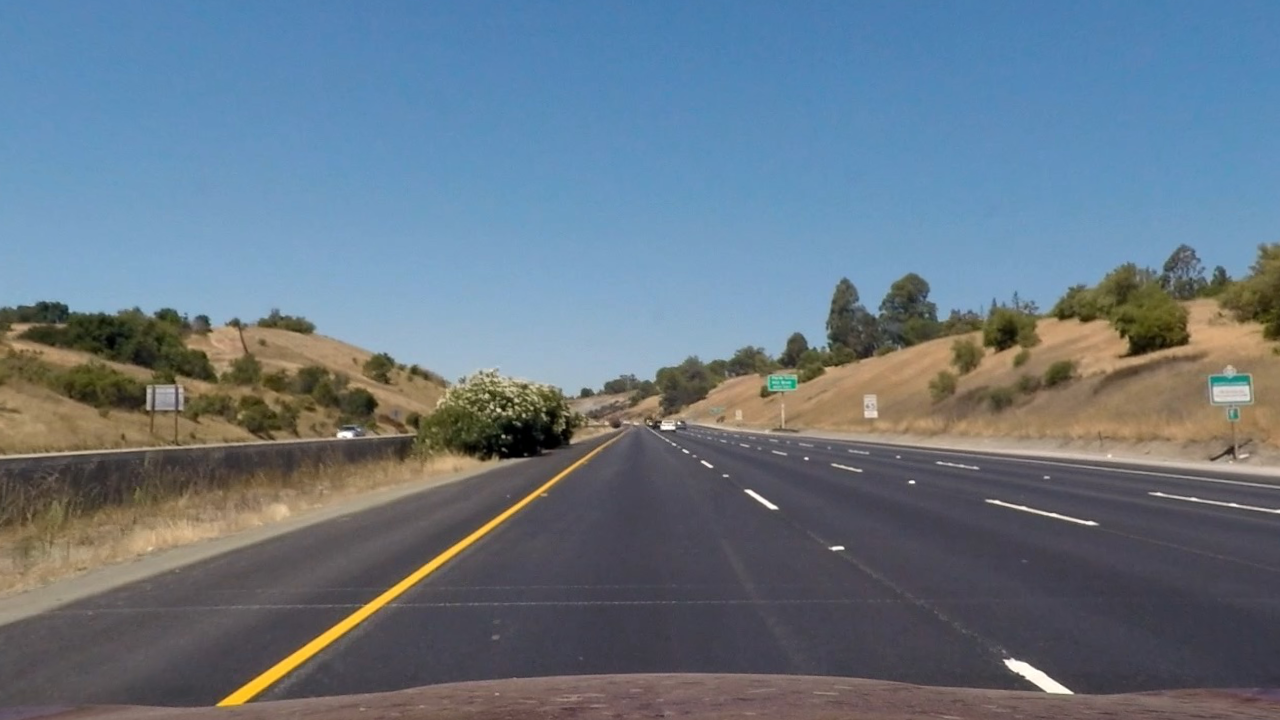
#> input picture output_images/straight_lines1_undistort.jpg, 1280 x 720 px; its folder holds only this picture in this run
$ jupyter execute --allow-errors project.ipynb   (shell and % lines are left out)   (older library calls are emulated)
#> lines starting #> are read from the running program, lines starting #| are printed output that depends on the picture
#> further down, image is the input picture: shape (720, 1280, 4) float32; mean R, G, B, A 0.406, 0.464, 0.516, 1
[cell 1]
import cv2
import glob
import numpy as np
from matplotlib import pyplot as plt

images=glob.glob('camera_cal/calibration*.jpg')

#camera calibration
nx=9
ny=6
objpoints = []
imgpoints = []

objp=np.zeros((nx*ny,3),np.float32)
objp[:,:2]=np.mgrid[0:nx,0:ny].T.reshape(-1,2) #x,y coord
#find points
for fname in images:
    img=cv2.imread(fname)
    gray = cv2.cvtColor(img, cv2.COLOR_BGR2GRAY)
    ret, corners = cv2.findChessboardCorners(gray, (nx,ny), None)
    if ret==True:
        imgpoints.append(corners)
        objpoints.append(objp)

#calibrate
#> (the rest of this cell did not finish here and is left out)

[cell 2]
#undistort example - calibration image
img=cv2.imread('camera_cal/calibration2.jpg')
#> (the rest of this cell did not finish here and is left out)

[cell 3]
#undistort example images
import matplotlib.image as mpimg
test_images=glob.glob('test_images/straight_lines*.jpg')
test_images+=glob.glob('test_images/test*.jpg')
i=0
for imname in test_images:
    image = mpimg.imread(imname)
    undist = cv2.undistort(image, mtx, dist, None, mtx)
    mpimg.imsave("output"+test_images[i][4:-4]+"_undistort.jpg",undist)
    i+=1

plt.figure(figsize=(10,5))
plt.subplot(1,2,1)
#> (the rest of this cell did not finish here and is left out)

[cell 4]
# binarization function
def imbinarize(image):

    #RGB
    R = image[:,:,0]
    G = image[:,:,1]
    B = image[:,:,2]
    rgb_thresh = (200, 255)
    binary = np.zeros_like(R)

    #gray
    gray = cv2.cvtColor(image, cv2.COLOR_RGB2GRAY)
    gray_thresh = (225, 255)

    #HLS
    hls = cv2.cvtColor(image, cv2.COLOR_RGB2HLS)
#> hls: shape (720, 1280, 3) float32; mean of channels 0, 1, 2 174.6, 0.5, 0.3
    H = hls[:,:,0]
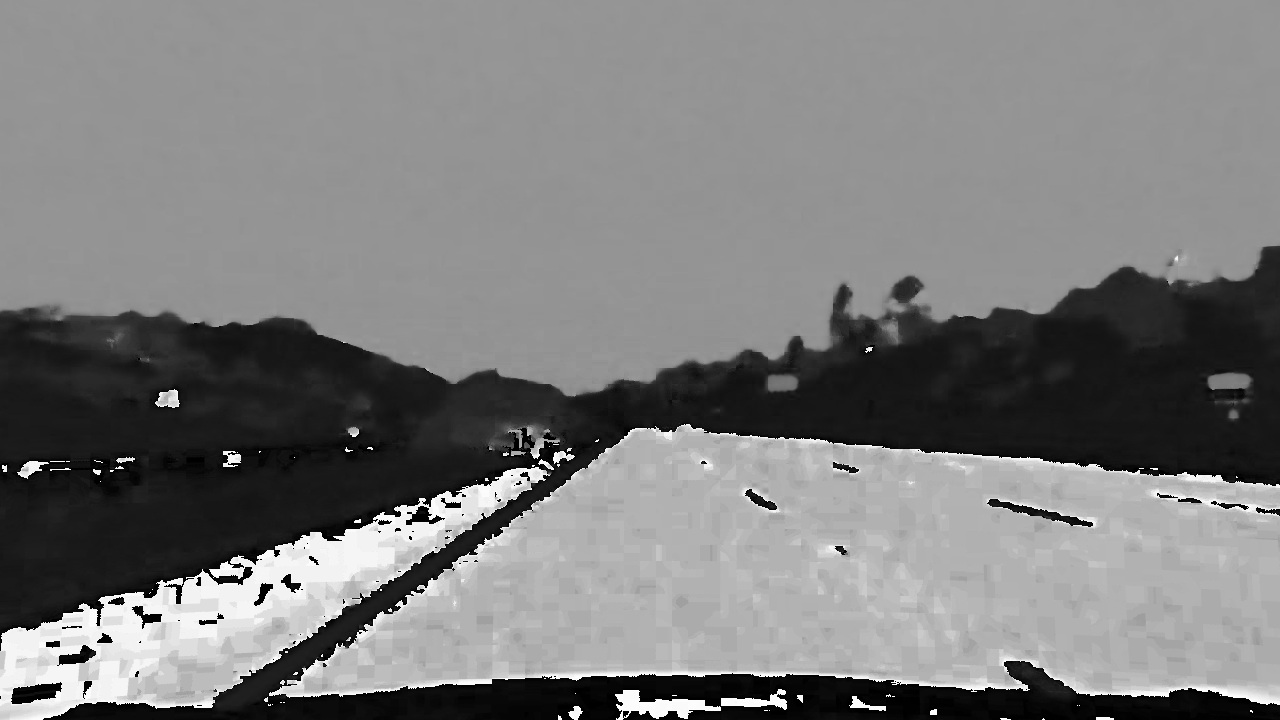
#> H: shape (720, 1280) float32; min 0, max 357.9, mean 174.5; drawn with min black and max white
    L = hls[:,:,1]
    S = hls[:,:,2]
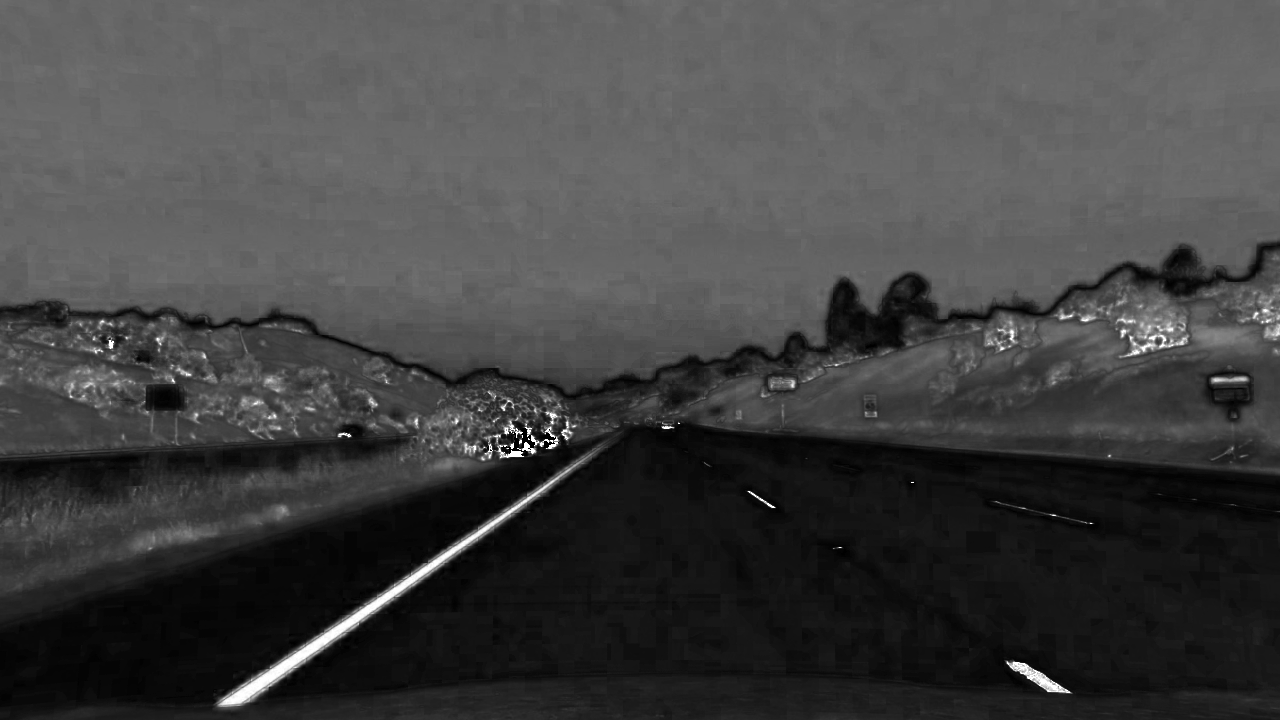
#> S: shape (720, 1280) float32; min 0, max 1, mean 0.261
    hls_thresh = (90, 255)

    binary[((R > rgb_thresh[0]) & (R <= rgb_thresh[1]))  &
           (((S > hls_thresh[0]) & (S <= hls_thresh[1])) | ((gray > gray_thresh[0]) & (gray <= gray_thresh[1]))) ] = 1
    return binary

[cell 5]
# binarization example
test_images=glob.glob('output_images/straight_lines*_undistort.jpg')
test_images+=glob.glob('output_images/test*_undistort.jpg')
#
plt.figure(figsize=(10,20))
i=0
for imname in test_images:
    image = mpimg.imread(imname)
    binary = imbinarize(image)
#> binary: shape (720, 1280) float32; every value is 0
    plt.subplot(8,2,i*2+1)
    plt.imshow(image)
    plt.subplot(8,2,i*2+2)
    plt.imshow(binary,cmap='Greys_r')
    #
    mpimg.imsave(test_images[i][:-14]+"_binary.jpg",binary,cmap='Greys_r')
    i+=1

[cell 6]
#perspective transform definition
img_size=image.shape[-2::-1]
#> img_size = (1280, 720)
#
src = np.float32(
    [[(img_size[0] / 2) - 63, img_size[1] / 2 + 100],
     [((img_size[0] / 6) - 10), img_size[1]],
     [(img_size[0] * 5 / 6) + 60, img_size[1]],
     [(img_size[0] / 2 + 63), img_size[1] / 2 + 100]])
dst = np.float32(
    [[(img_size[0] / 4), 0],
     [(img_size[0] / 4), img_size[1]],
     [(img_size[0] * 3 / 4), img_size[1]],
     [(img_size[0] * 3 / 4), 0]])
#
M = cv2.getPerspectiveTransform(src, dst)
Minv = cv2.getPerspectiveTransform(dst, src)

[cell 7]
#warper function
def warper(image,M):
    warped = cv2.warpPerspective(image, M, img_size,flags=cv2.INTER_LINEAR)
    return warped

[cell 8]
#drawlines function
def draw_lines(image,points):
    for i in range(len(points)):
        cv2.line(image, tuple(points[i]), tuple(points[(i+1)%4]), (255,0,0), 10)

[cell 9]
#warper example
test_images=glob.glob('output_images/straight_lines*_undistort.jpg')
test_images+=glob.glob('output_images/test*_undistort.jpg')
plt.figure(figsize=(10,5))
i=0
for imname in test_images:
    image = cv2.imread(imname)
#> image: shape (720, 1280, 3)
    image = cv2.cvtColor(image, cv2.COLOR_BGR2RGB)
    warped_image = warper(image,M)
    mpimg.imsave(test_images[i][:-14]+"_warped.jpg",warped_image)
    if i<=1:
        draw_lines(image,src)
#> after the loop in draw_lines, `for i in range(len(points)):`:
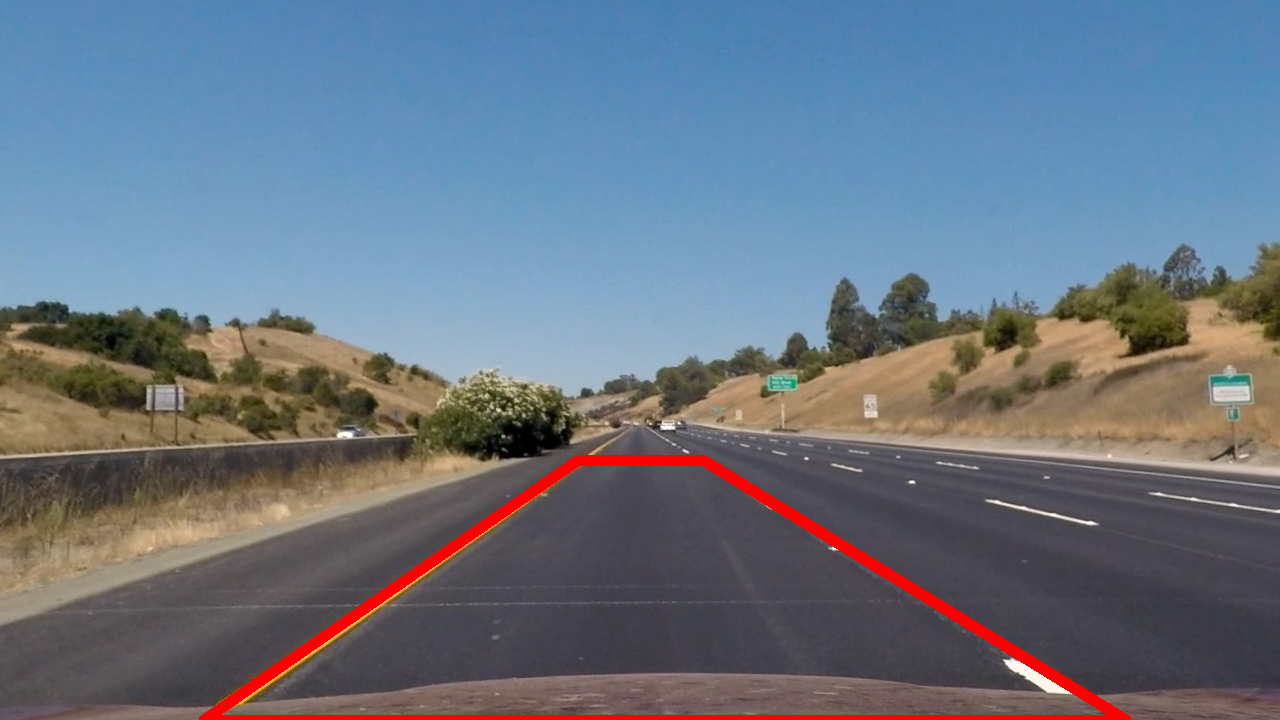
#> image: shape (720, 1280, 3); mean R, G, B 105.8, 116.4, 130.1
        draw_lines(warped_image,dst)
#> after the loop in draw_lines (call 2), `for i in range(len(points)):`:
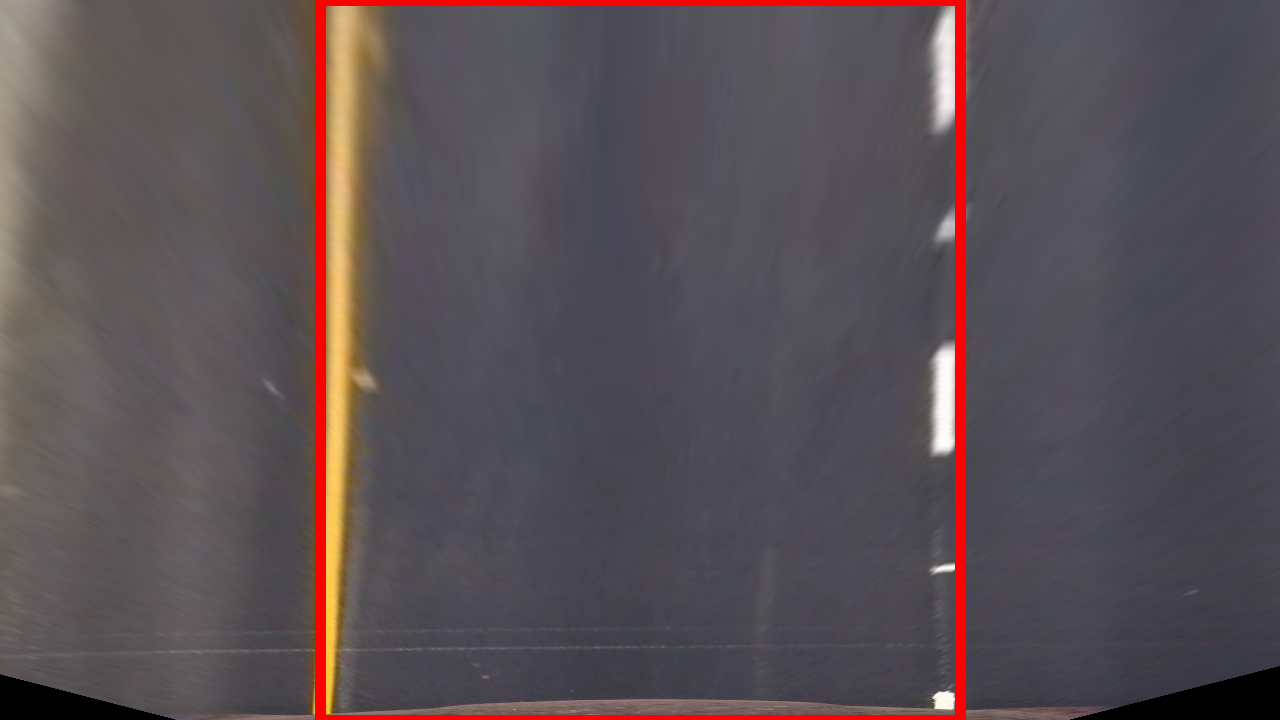
#> image: shape (720, 1280, 3); mean R, G, B 90, 79.3, 84.3
        #
        plt.subplot(2,2,i*2+1)
        plt.imshow(image)
        plt.subplot(2,2,i*2+2)
        plt.imshow(warped_image)
        #
    i+=1

$ run again, on output_images/straight_lines2_undistort.jpg
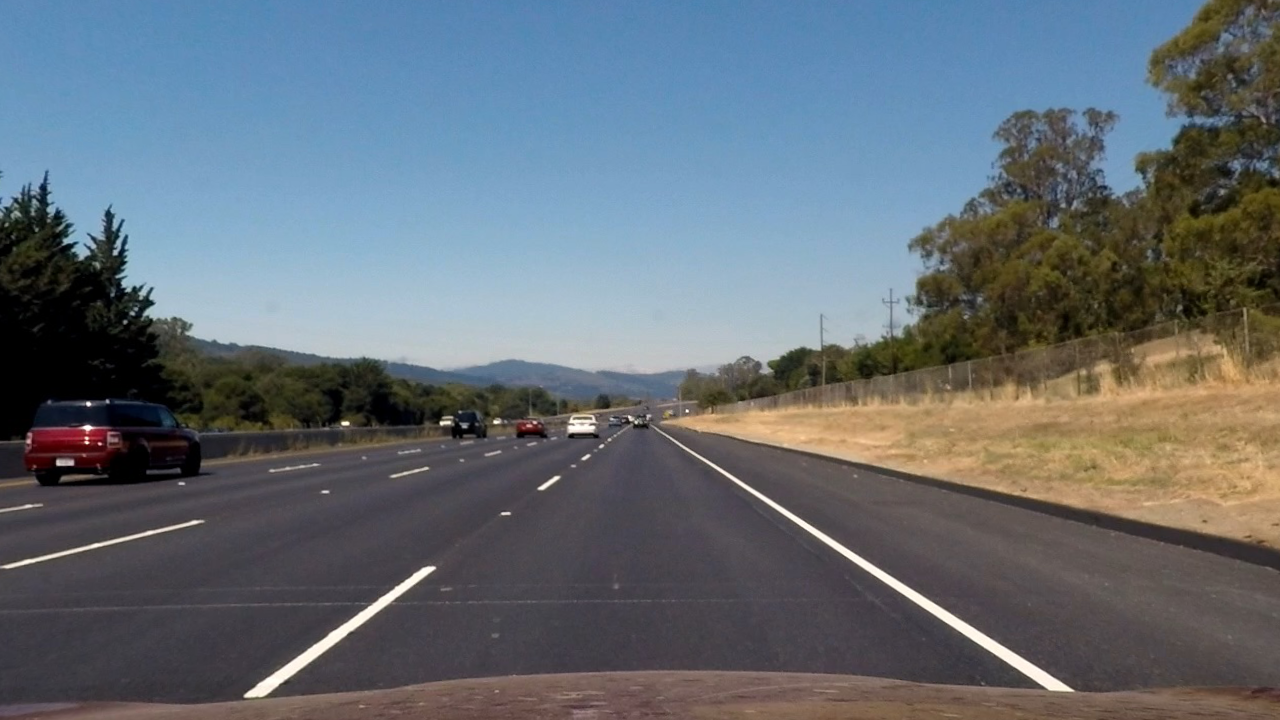
#> input picture output_images/straight_lines2_undistort.jpg, 1280 x 720 px
#> image is the input picture: shape (720, 1280, 4) float32; mean R, G, B, A 0.394, 0.428, 0.458, 1
#> hls: shape (720, 1280, 3) float32; mean of channels 0, 1, 2 168, 0.4, 0.2
#> binary: shape (720, 1280) float32; every value is 0
#> after the loop in draw_lines, `for i in range(len(points)):`:
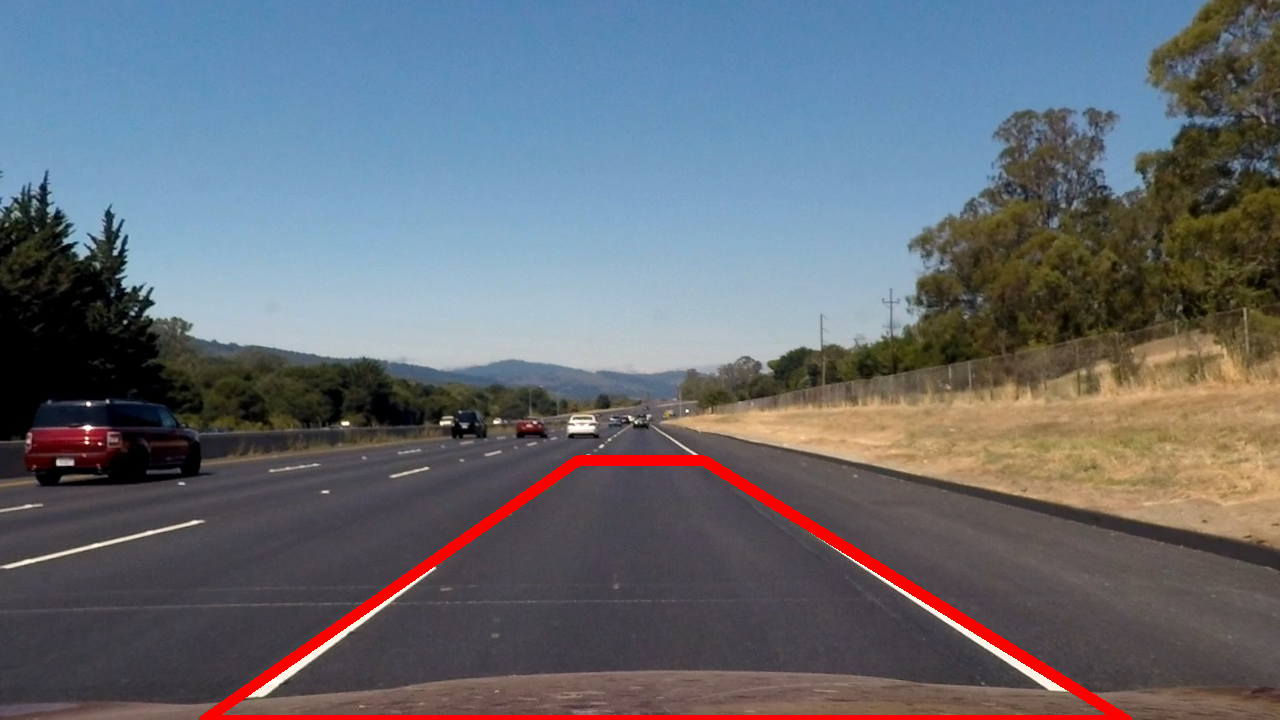
#> image: shape (720, 1280, 3); mean R, G, B 102.7, 107.1, 114.8
#> after the loop in draw_lines (call 2), `for i in range(len(points)):`:
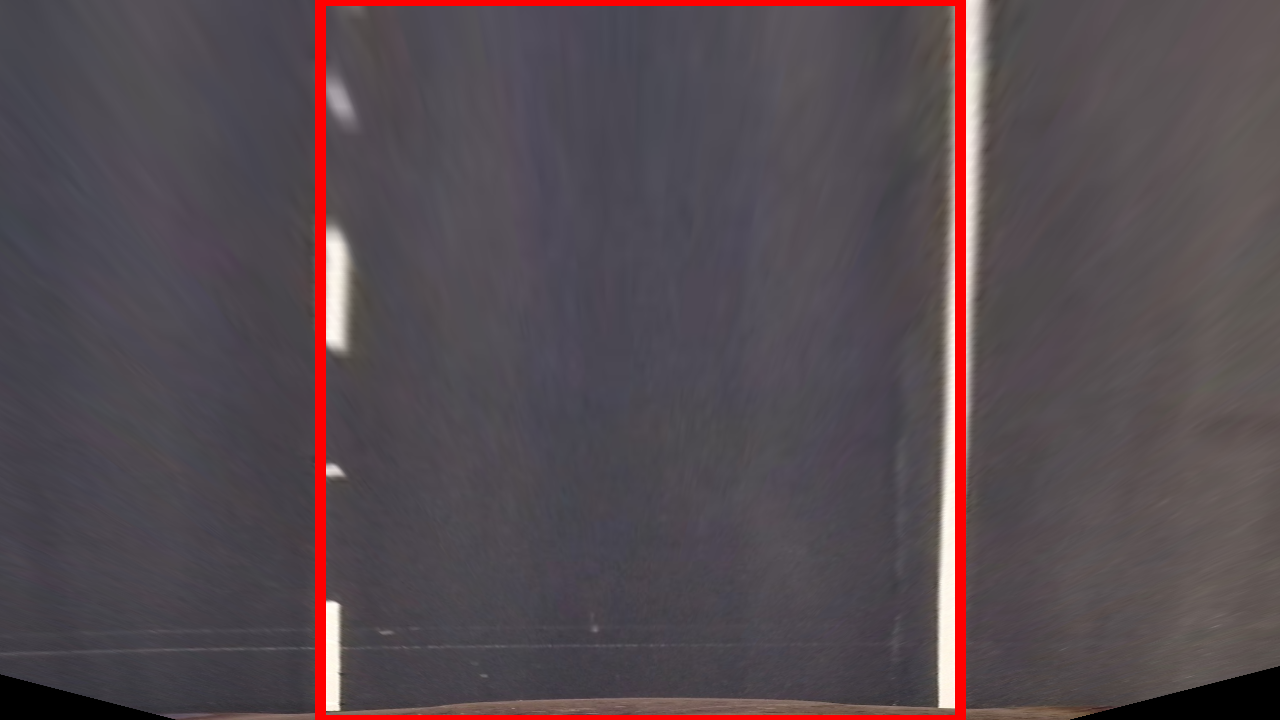
#> image: shape (720, 1280, 3); mean R, G, B 85.9, 74.7, 80.1
